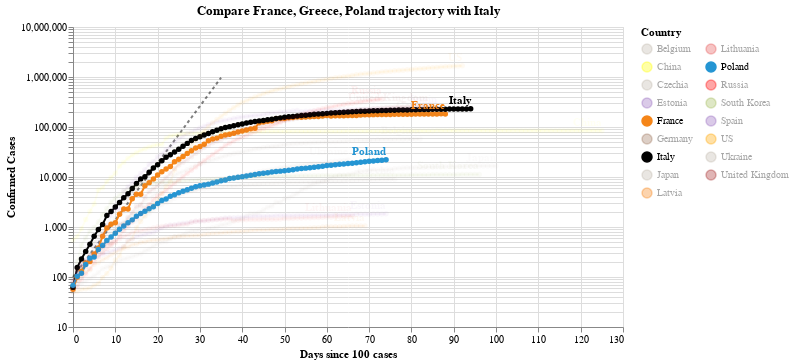

Notebook code cell kept with this figure:
### Code cell
#hide_input
chart2 = make_since_chart(dff2, ['France', 'Greece', 'Poland'], baseline_countries)
chart2

### Figure 1 — Vega-Lite specification as saved in the notebook (floating-point values rounded to 4 significant figures; data arrays with more than 128 entries replaced by an {"elided": "..."} marker saying what was removed)
{"config": {"view": {"continuousWidth": 400, "continuousHeight": 300}}, "layer": [{"data": {"name": "data-628230001892d6798b50651be41d1b3e"}, "mark": {"type": "line", "color": "black", "opacity": 0.5, "strokeDash": [3, 3]}, "encoding": {"x": {"type": "quantitative", "field": "Days since 100 cases"}, "y": {"type": "quantitative", "field": "Confirmed Cases"}}}, {"data": {"name": "data-7daa78f1cc2363a3665cee1959608392"}, "mark": {"type": "line", "point": true}, "encoding": {"color": {"type": "nominal", "field": "Country", "legend": {"columns": 2}, "scale": {"domain": ["Belgium", "China", "Czechia", "Estonia", "France", "Germany", "Italy", "Japan", "Latvia", "Lithuania", "Poland", "Russia", "South Korea", "Spain", "US", "Ukraine", "United Kingdom"], "range": ["#C1B7AD", "yellow", "#C1B7AD", "#9467bd", "#F58518", "#9D755D", "black", "#C1B7AD", "#F58518", "#E45756", "#2495D3", "red", "#A1BA59", "#9467bd", "orange", "#C1B7AD", "brown"]}}, "opacity": {"condition": {"value": 1, "selection": "selector005"}, "value": 0.05}, "tooltip": [{"type": "nominal", "field": "Country"}, {"type": "temporal", "field": "Date"}, {"type": "quantitative", "field": "Confirmed Cases"}, {"type": "quantitative", "field": "Days since 100 cases"}], "x": {"type": "quantitative", "field": "Days since 100 cases"}, "y": {"type": "quantitative", "field": "Confirmed Cases", "scale": {"type": "log"}}}, "selection": {"selector005": {"type": "multi", "fields": ["Country"], "bind": "legend", "init": [{"Country": "France"}, {"Country": "Greece"}, {"Country": "Poland"}, {"Country": "Italy"}]}}, "width": 550}, {"data": {"name": "data-7daa78f1cc2363a3665cee1959608392"}, "mark": {"type": "text", "align": "right", "dy": -8, "fontWeight": "bold"}, "encoding": {"color": {"type": "nominal", "field": "Country", "legend": {"columns": 2}, "scale": {"domain": ["Belgium", "China", "Czechia", "Estonia", "France", "Germany", "Italy", "Japan", "Latvia", "Lithuania", "Poland", "Russia", "South Korea", "Spain", "US", "Ukraine", "United Kingdom"], "range": ["#C1B7AD", "yellow", "#C1B7AD", "#9467bd", "#F58518", "#9D755D", "black", "#C1B7AD", "#F58518", "#E45756", "#2495D3", "red", "#A1BA59", "#9467bd", "orange", "#C1B7AD", "brown"]}}, "opacity": {"condition": {"value": 1, "selection": "selector005"}, "value": 0.05}, "text": {"type": "nominal", "field": "Country"}, "tooltip": [{"type": "nominal", "field": "Country"}, {"type": "temporal", "field": "Date"}, {"type": "quantitative", "field": "Confirmed Cases"}, {"type": "quantitative", "field": "Days since 100 cases"}], "x": {"type": "quantitative", "field": "Days since 100 cases"}, "y": {"type": "quantitative", "field": "Confirmed Cases", "scale": {"type": "log"}}}, "transform": [{"filter": "(datum['Date'] >= 1590451200000)"}], "width": 550}], "title": "Compare France, Greece, Poland trajectory with Italy", "$schema": "https://vega.github.io/schema/vega-lite/v4.0.2.json", "datasets": {"data-628230001892d6798b50651be41d1b3e": [{"Days since 100 cases": 0, "Confirmed Cases": 100.0}, {"Days since 100 cases": 1, "Confirmed Cases": 130.0}, {"Days since 100 cases": 2, "Confirmed Cases": 169.0}, {"Days since 100 cases": 3, "Confirmed Cases": 219.7}, {"Days since 100 cases": 4, "Confirmed Cases": 285.6}, {"Days since 100 cases": 5, "Confirmed Cases": 371.3}, {"Days since 100 cases": 6, "Confirmed Cases": 482.7}, {"Days since 100 cases": 7, "Confirmed Cases": 627.5}, {"Days since 100 cases": 8, "Confirmed Cases": 815.7}, {"Days since 100 cases": 9, "Confirmed Cases": 1060.0}, {"Days since 100 cases": 10, "Confirmed Cases": 1379.0}, {"Days since 100 cases": 11, "Confirmed Cases": 1792.0}, {"Days since 100 cases": 12, "Confirmed Cases": 2330.0}, {"Days since 100 cases": 13, "Confirmed Cases": 3029.0}, {"Days since 100 cases": 14, "Confirmed Cases": 3937.0}, {"Days since 100 cases": 15, "Confirmed Cases": 5119.0}, {"Days since 100 cases": 16, "Confirmed Cases": 6654.0}, {"Days since 100 cases": 17, "Confirmed Cases": 8650.0}, {"Days since 100 cases": 18, "Confirmed Cases": 11250.0}, {"Days since 100 cases": 19, "Confirmed Cases": 14620.0}, {"Days since 100 cases": 20, "Confirmed Cases": 19000.0}, {"Days since 100 cases": 21, "Confirmed Cases": 24710.0}, {"Days since 100 cases": 22, "Confirmed Cases": 32120.0}, {"Days since 100 cases": 23, "Confirmed Cases": 41750.0}, {"Days since 100 cases": 24, "Confirmed Cases": 54280.0}, {"Days since 100 cases": 25, "Confirmed Cases": 70560.0}, {"Days since 100 cases": 26, "Confirmed Cases": 91730.0}, {"Days since 100 cases": 27, "Confirmed Cases": 119300.0}, {"Days since 100 cases": 28, "Confirmed Cases": 155000.0}, {"Days since 100 cases": 29, "Confirmed Cases": 201500.0}, {"Days since 100 cases": 30, "Confirmed Cases": 262000.0}, {"Days since 100 cases": 31, "Confirmed Cases": 340600.0}, {"Days since 100 cases": 32, "Confirmed Cases": 442800.0}, {"Days since 100 cases": 33, "Confirmed Cases": 575600.0}, {"Days since 100 cases": 34, "Confirmed Cases": 748300.0}, {"Days since 100 cases": 35, "Confirmed Cases": 972800.0}], "data-7daa78f1cc2363a3665cee1959608392": {"elided": "1448 records"}}}
